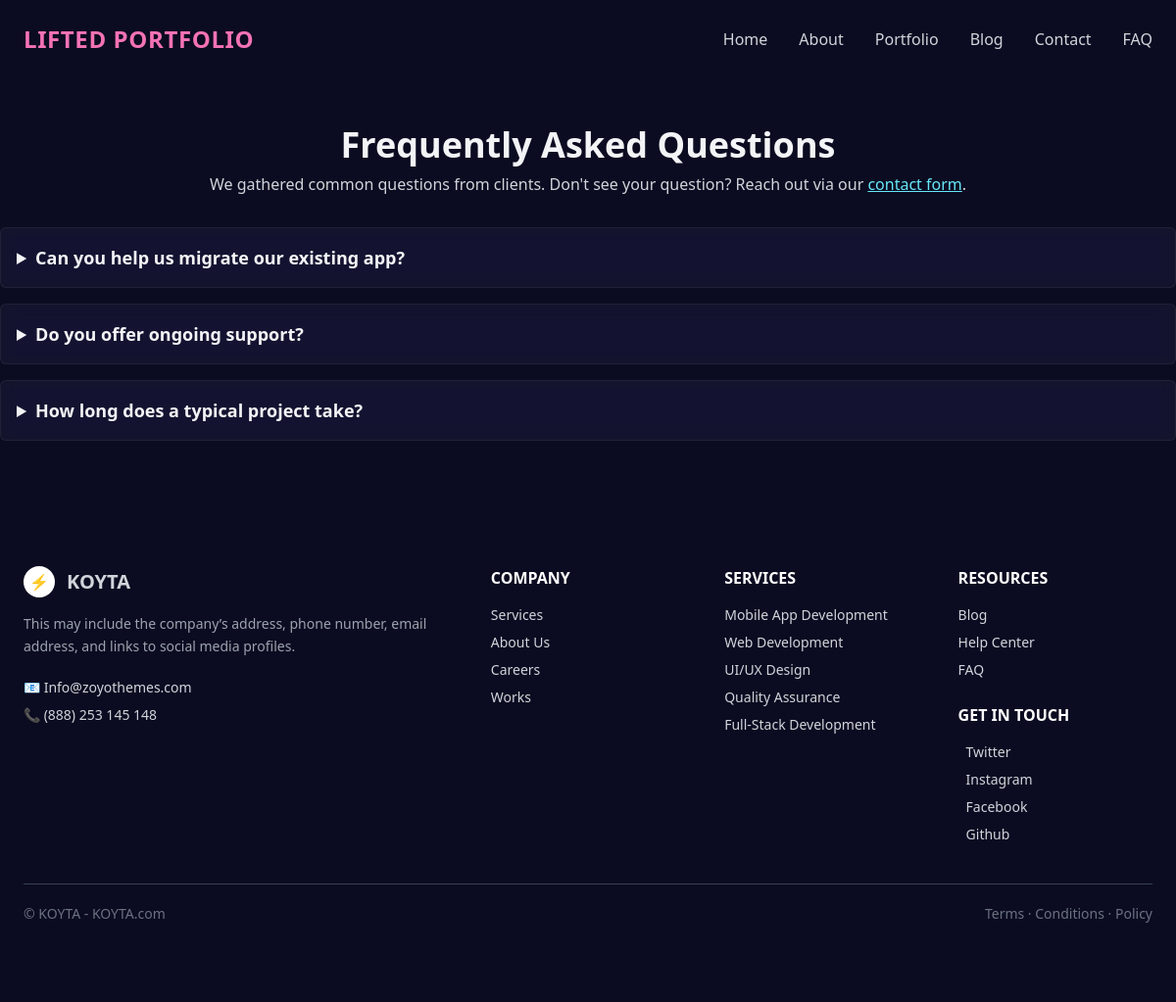
Screenshot of /faq/ with the database file from the repository.
### pot/models.py (models this page shows, shortened)
class FAQ(models.Model):
	question = models.CharField(max_length=255)
	answer = models.TextField()
	created_at = models.DateTimeField(auto_now_add=True)

### pot/views.py (the view)
# urls.py: path('faq/', views.faq, name='faq'),
def faq(request):
	faqs = FAQ.objects.all().order_by('-created_at')
	return render(request, 'pot/faq.html', {'faqs': faqs})

### pot/templates/pot/faq.html (shortened to what this page needs)
{% extends 'pot/base.html' %}
{% block content %}
  <div class="text-center mb-8">
    <h1 class="text-4xl font-bold text-gray-100">Frequently Asked Questions</h1>
    <p class="text-gray-300 mt-2">We gathered common questions from clients. Don't see your question? Reach out via our <a href="{% url 'pot:contact' %}" class="text-cyan-300 underline">contact form</a>.</p>
  </div>
  <div class="mt-6 space-y-4">
    {% for faq in faqs %}
      <details class="glass p-4 rounded-md">
        <summary class="text-lg font-semibold text-gray-100 cursor-pointer">{{ faq.question }}</summary>
      </details>
    {% empty %}
      <div class="glass p-4 rounded-md text-center text-gray-300">No FAQ items yet — add some in the admin at <code>/admin/</code>.</div>
    {% endfor %}
  </div>
{% endblock %}

### pot/templates/pot/base.html (style rules this page uses)
.glass { background: rgba(255,255,255,0.04); border: 1px solid rgba(255,255,255,0.06); backdrop-filter: blur(8px) saturate(140%); -webkit-backdrop-filter: blur(8px) saturate(140%); }

### rows the page displays
FAQ: question "Can you help us migrate our existing app?"
FAQ: question "Do you offer ongoing support?"
FAQ: question "How long does a typical project take?"
